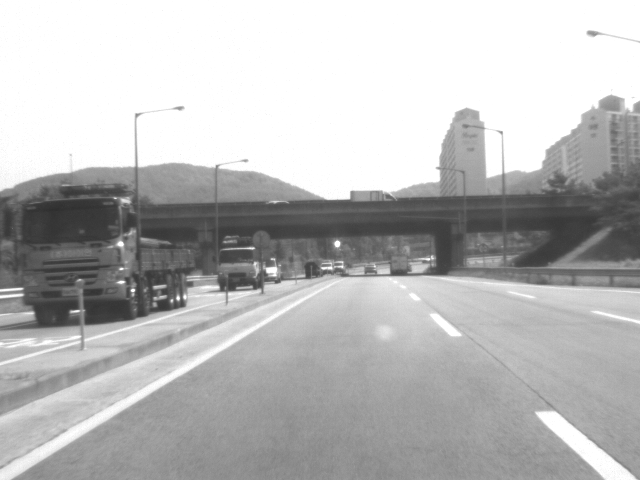
//> input picture grandeur29-NIR-000231.pgm, 640 x 480 px
$ ./STFilter_in_openCV grandeur29-NIR-000231.pgm   (built with g++ and OpenCV 4)
//> lines starting //> are read from the running program, lines starting //| are printed output that depends on the picture
#include "stdafx.h"
#include "highgui.h"
#include "cv.h"
#include "cvaux.h"
#include "cxcore.h"
#include "ml.h"
#include "cv.h"


int main( int argc, char** argv )
{
	double pi=3.141593, theta;
	int i=0, j=0;;
	int t;


	double pi_Gxx, pi_Gyy, pi_Gxy, t_Gxx, t_Gyy, t_Gxy,SUM;


	printf("Enter The Value For Theta\n");
	scanf("%d",&t);
//> the answer given: 3
	theta = (-t*(pi/180));


	IplImage* img = cvLoadImage( argv[1] );
//> img is the input picture: 480 rows x 640 cols, CV_8UC3; min 46, max 255, mean 184.9
	IplImage* Gxx = cvCreateImage(cvGetSize(img),img->depth, 1);
	IplImage* Gyy = cvCreateImage(cvGetSize(img),img->depth, 1);
	IplImage* Gxy = cvCreateImage(cvGetSize(img),img->depth, 1);
	cvCvtColor(img,Gxx, CV_BGR2GRAY);
	cvCvtColor(img,Gyy, CV_BGR2GRAY);
	cvCvtColor(img,Gxy, CV_BGR2GRAY);


	IplImage* Gxx_16S = cvCreateImage(cvGetSize(Gxx),IPL_DEPTH_16S,1);
	cvSobel(Gxx,Gxx_16S,2,0,3);
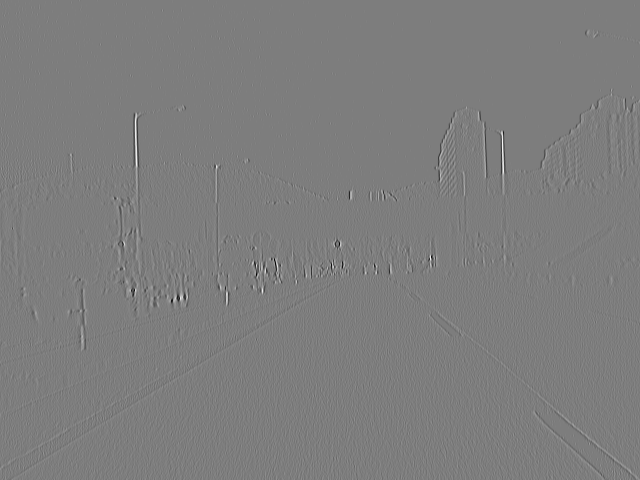
//> Gxx_16S: 480 rows x 640 cols, CV_16SC1; min -338, max 347, mean 0; drawn with min black and max white
	cvConvertScale(Gxx_16S,Gxx);  //Working 8U on converted image.
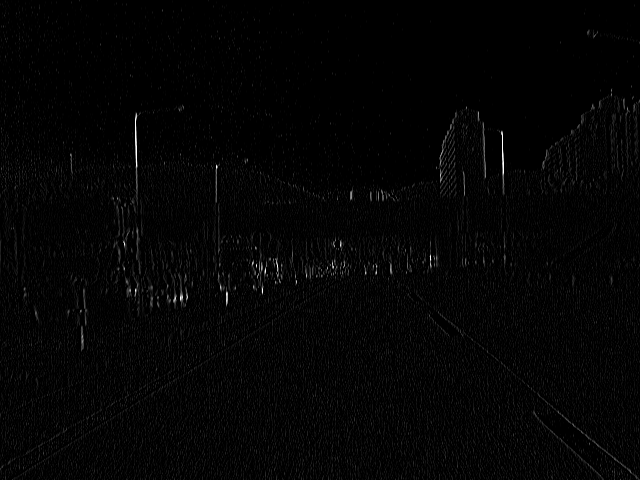
//> Gxx: 480 rows x 640 cols, CV_8UC1; min 0, max 255, mean 4.2
	//Should hav worked on 16S. change for loop from Gxx to Gxx_16S for 16S


	IplImage* Gyy_16S = cvCreateImage(cvGetSize(Gyy),IPL_DEPTH_16S,1);
	cvSobel(Gyy,Gyy_16S,0,2,3);
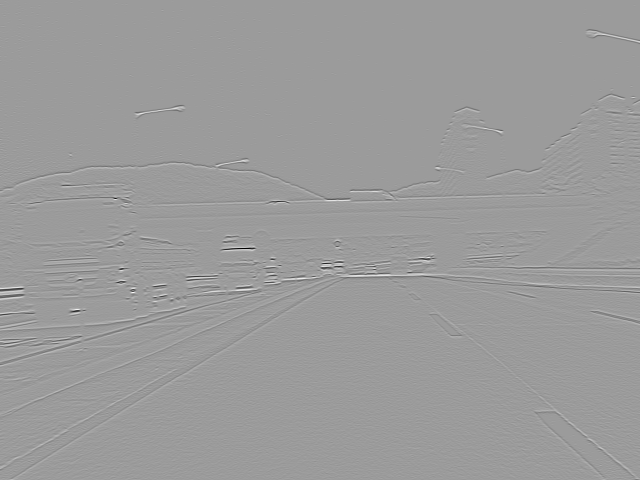
//> Gyy_16S: 480 rows x 640 cols, CV_16SC1; min -685, max 438, mean 0; drawn with min black and max white
	cvConvertScale(Gyy_16S,Gyy); //Working 8U on converted image.
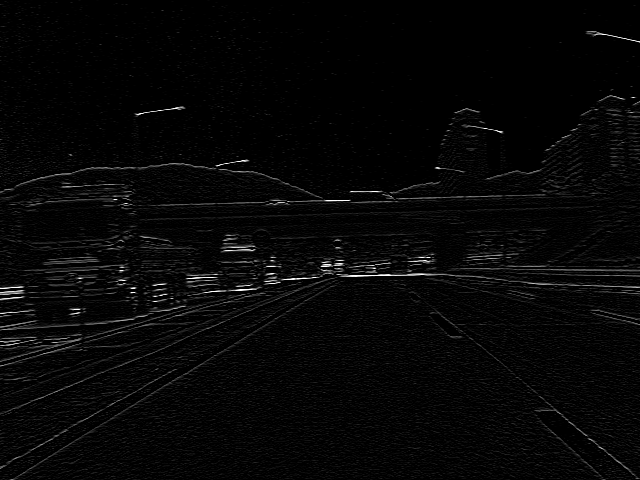
//> Gyy: 480 rows x 640 cols, CV_8UC1; min 0, max 255, mean 6.7
	//Should hav worked on 16S. change for loop from Gyy to Gyy_16S for 16S


	IplImage* Gxy_16S = cvCreateImage(cvGetSize(Gxy),IPL_DEPTH_16S,1);
	cvSobel(Gxy,Gxy_16S,2,2,3);
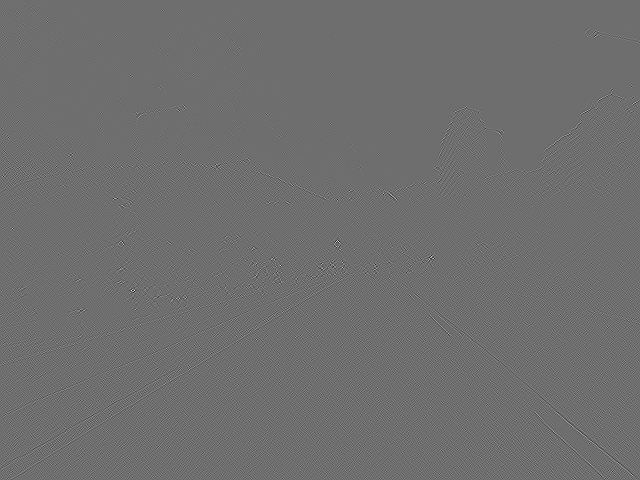
//> Gxy_16S: 480 rows x 640 cols, CV_16SC1; min -131, max 170, mean 0; drawn with min black and max white
	cvConvertScale(Gxy_16S,Gxy); //Working 8U on converted image.
	//Should hav worked on 16S. change for loop from Gxx to Gxy_16S for 16S

	IplImage* output_16S = cvCreateImage(cvGetSize(Gxy),IPL_DEPTH_16S,1);
	IplImage* output_8U = cvCreateImage(cvGetSize(Gxy),IPL_DEPTH_8U,1);

	for (int i=0 ; i<(Gxx->height); i++)
	{
		for ( int j=0 ; j<Gxx->width ; j++)
		{
			pi_Gxx =  cvGetReal2D (Gxx,i,j);
			t_Gxx = pi_Gxx * cos(theta) * cos(theta);

			pi_Gyy =  cvGetReal2D (Gyy,i,j);
			t_Gyy = pi_Gyy * sin(theta) * sin(theta);

			pi_Gxy =  cvGetReal2D (Gxy,i,j);
			t_Gxy = pi_Gxy * cos(theta) * sin(theta);
			SUM = abs(t_Gxx) + abs(t_Gyy) + abs(t_Gxy);
			cvSetReal2D(output_16S,i,j,SUM);

			// [10 lines of commented-out code are left out]
		}
	}
//> this loop made 480 passes
//> (pi_Gxx, t_Gxx, pi_Gyy, t_Gyy, pi_Gxy, t_Gxy) on passes 1 to 3: (0, 0, 0, 0, 0, 0), (0, 0, 0, 0, 0, 0), (0, 0, 0, 0, 0, 0)
//> after the loop, pi_Gxx = 38; t_Gxx = 37.9; pi_Gyy = 0; t_Gyy = 0; pi_Gxy = 0; t_Gxy = 0

	cvConvertScale(output_16S,output_8U,1,0);


	cvThreshold(output_8U,output_8U,15,255,CV_THRESH_OTSU);
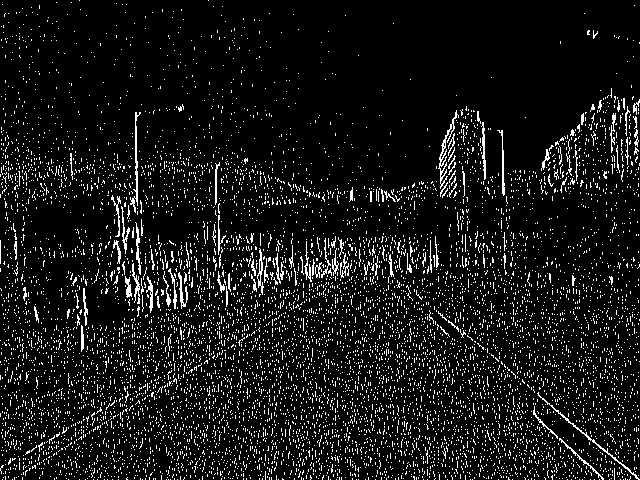
//> output_8U: 480 rows x 640 cols, CV_8UC1; 8.5% white in thin lines or dots
	cvShowImage("output",output_8U);

	cvWaitKey(0);
	cvReleaseImage( &img );
	cvReleaseImage( &Gxx );
	cvReleaseImage( &Gyy );
	cvReleaseImage( &Gxy );
	cvReleaseImage( &Gxx_16S );
	cvReleaseImage( &Gyy_16S );
	cvReleaseImage( &Gxy_16S );
	cvReleaseImage( &output_16S );
	cvReleaseImage( &output_8U );
}
